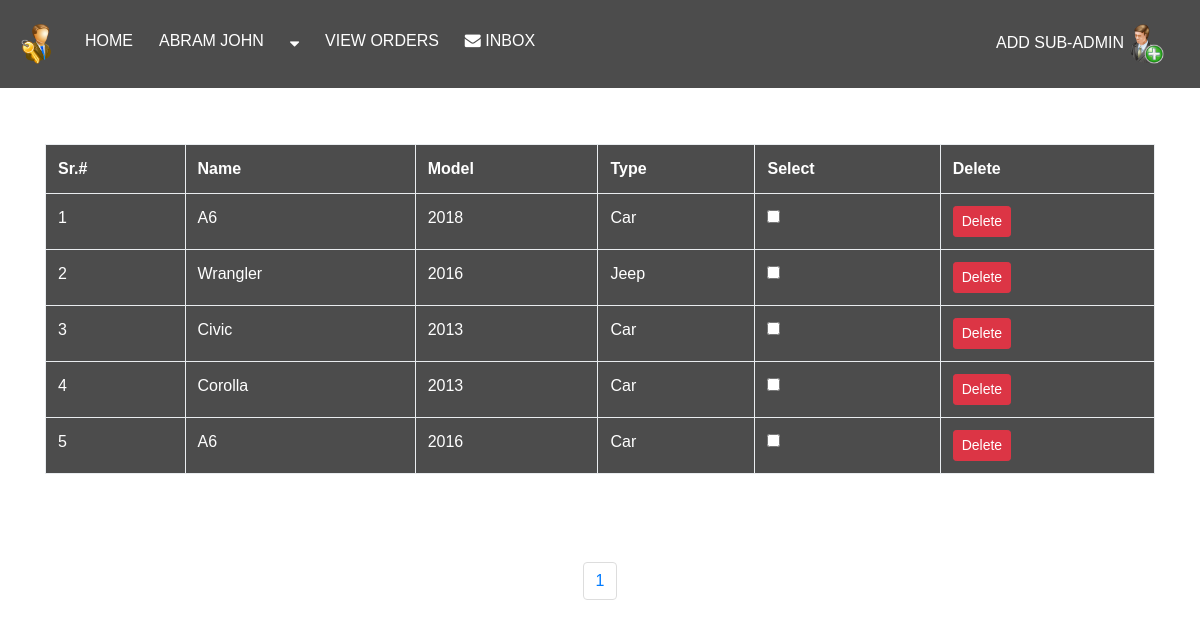
Screenshot of /ocms/admin/car_data_display.php (signed in) with the database file from the repository.
### tables this page shows
CREATE TABLE `cars` (
  `car_id` int(255) NOT NULL,
  `car_name` varchar(350) NOT NULL,
  `car_model` int(255) NOT NULL,
  `car_img` varchar(350) NOT NULL,
  `type_1` varchar(350) NOT NULL,
  `type_2` varchar(350) NOT NULL,
  `veh_type` varchar(350) NOT NULL,
  `brand_name` varchar(350) NOT NULL
);

### ocms/admin/car_data_display.php (the view, shortened to what this page needs)
<?php
 $connection = mysqli_connect('localhost','root','','ocms');
$start=0;
$limit=10;
$t=mysqli_query($connection,"SELECT *  FROM cars");
$total=mysqli_num_rows($t);
$page=ceil($total/$limit);
?>
<!doctype html>
<html>
<link rel="stylesheet" href="css 1/bootstrap.css" type="text/css">
<link rel="stylesheet" href="js 1/bootstrap.js" type="text/css">
<link rel="stylesheet" href="font-awesome-4.7.0/css/font-awesome.min.css" type="text/css">
<link rel="stylesheet" href="Mycss/my FYP.css" type="text/css">
<link rel="stylesheet" href="Mycss/animatedcss.css" type="text/css">
<head>
</head>
<body background="img/home-page-background.png" class="respon-img">
<?php include 'admin_navbar.php'; ?>
 <br><br><br><br><br><br>
<div class="container">
	<table class="table table-bordered" align="center" style="background:rgba(0,0,0,0.7);">
		<tr>
			<th style="color: white;">Sr.#</th>
			<th style="color: white;">Name</th>
			<th style="color: white;">Model</th>
			<th style="color: white;">Type</th>
			<th style='color: white;'>Select</th>
			<th style='color: white;'>Delete</th>
		</tr>
		<?php
		$sr = 1;
		$query = "SELECT *  FROM cars ORDER BY car_id DESC LIMIT $start,$limit";
        $result=mysqli_query($connection,$query);
		while($row = mysqli_fetch_array($result)){
		?>
		<tr>
			<form method="post" action="delete_function.php">
				<td style="color: white;"><?php echo $sr;?></td>
				<td style="color: white;"><?php echo $row['car_name'];?></td>
				<td style="color: white;"><?php echo $row['car_model'];?></td>
				<td style="color: white;"><?php echo $row['veh_type'];?></td>
				<td><input type='checkbox' value="<?php echo $row['car_id'];?>" name='delete_car_key' required></td>
				<td><input class='btn btn-danger btn-sm' type='submit' name='delete_car' value='Delete'></td>
			</form>
		</tr>
		<?php
		$sr++; }
		?>
	</table>
	 <br><br><br>
	   <nav aria-label="Page navigation example">
  <ul class="pagination justify-content-center">
   <?php
	 for($i=1;$i <= $page;$i++){
	 ?>
    <li class="page-item"><a class="page-link" href="?id=<?php echo $i ?>"><?php echo $i;?></a></li>
    <?php
	 }
	  ?>
  </ul>
</nav>
  <br><br>
</div>
</body>
</html>

### ocms/admin/admin_navbar.php (shortened to what this page needs)
<html>
<link rel="stylesheet" href="css 1/bootstrap.css" type="text/css">
<link rel="stylesheet" href="js 1/bootstrap.js" type="text/css">
<link rel="stylesheet" href="Mycss/my FYP.css" type="text/css">
<link rel="stylesheet" href="font-awesome-4.7.0/css/font-awesome.min.css" type="text/css">
<head>
</head>
<body>
		<div>
<div class="mynav">
	<nav class="navbar navbar-expand-lg navbar-dark fixed-top">
  <a class="navbar-brand" href="#">
    <img src="img/admin.png" width="40" height="40" alt="responsive image">
  </a>
  <div class="collapse navbar-collapse" id="navbarSupportedContent">
    <ul class="navbar-nav mr-auto">
      <li class="nav-item active">
        <?php echo"<a class='nav-link hover-border' href='admin_home.php'>Home<span class='sr-only'>(current)</span></a>";?>
		</li>
      <li class="nav-item">
        <?php
                        if(isset($_SESSION['admin_id']))
                        {
                            echo "<a class='nav-link  hover-border'>{$_SESSION['name']}</a>";
							?>
								<li class="nav-item dropdown" style="margin-bottom: 7px;">
        <a class="nav-link  hover-border" href="#" id="navbarDropdown" role="button" data-toggle="dropdown" aria-haspopup="true" aria-expanded="false">
          <i class="fa fa-sort-desc" aria-hidden="true" style="color: white;"></i>
        </a>
      </li>
                       <?php }
                        else{
                            echo "<a class='nav-link  hover-border' href='admin_login.php'>Login</a>";
                        }
                        ?>
                        <li class="nav-item active">
        <a class="nav-link hover-border" style='text-decoration: none; color: white; ' href='admin_view_order.php' >VIEW ORDERS
     </a>
		</li>
       <li class="nav-item active">
        <a class="nav-link hover-border" style='text-decoration: none; color: white;' href='customer_care.php' ><i class="fa fa-envelope" aria-hidden="true"></i> Inbox
     </a>
		</li>
    </ul>
    <br><br><br>
    <div>
    <?php
		if(isset($_SESSION['admin_id']))
		{
			if($_SESSION['admin_checker']==1)
                        {
                            echo "<a class='hover-border' href='admin_register.php' style='text-decoration: none; color:white; margin-right: 20px;'>ADD SUB-ADMIN<img src='img/administrator_add.png' width='40' height='40' alt='responsive image'></a>";
						}
		}
		?>
    </div>
  </div>
</nav>
</div>
</div>
</body>
</html>

### ocms/admin/Mycss/my FYP.css (style rules this page uses)
* { padding: 0; margin: 0; }
.respon-img { background-repeat: no-repeat; background-size: cover; background-position: center center; background-attachment: fixed; }
.navbar { background:rgba(0,0,0,0.7);; }
.navbar .navbar-brand { color : #FFF; font-weight: bolder; font-size: 1.3em; }
.navbar .nav-item a { color: #FFF !important; }
.hover-border { display: inline-block; margin: 10px 5px; text-transform: uppercase; position: relative; text-decoration: none; }
.hover-border::after { content: ''; width: 0px; height: 1.6px; background: #CF9924; position: absolute; bottom: 0%; left: 50%; border-radius: 10px; transition: all 500ms ease; }
body { font-family: "helvetica"; font-size: 100%; }

### rows the page displays
cars: car_name "A6", car_model "2018", veh_type "Car"
cars: car_name "Wrangler", car_model "2016", veh_type "Jeep"
cars: car_name "Civic", car_model "2013", veh_type "Car"
cars: car_name "Corolla", car_model "2013", veh_type "Car"
cars: car_name "A6", car_model "2016", veh_type "Car"

### other values shown
$_SESSION['name'] "ABRAM JOHN"
